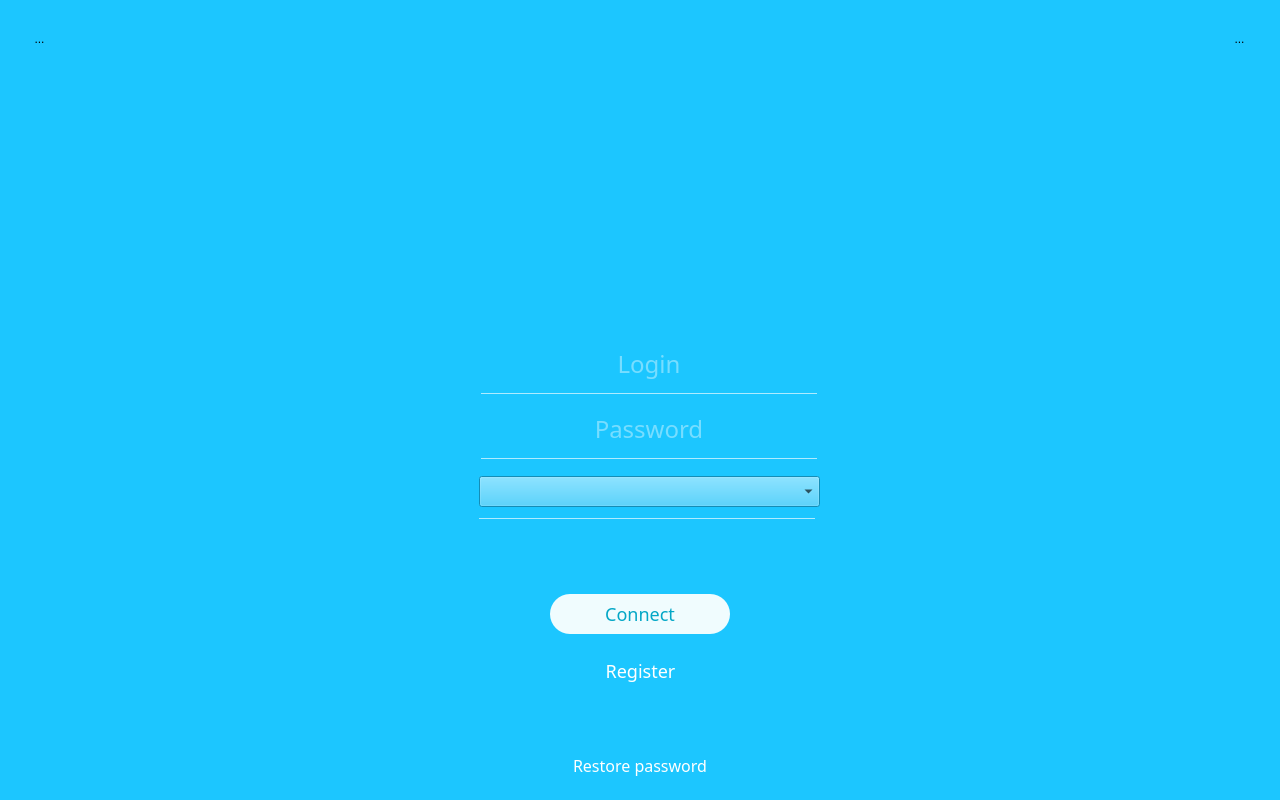
<?xml version="1.0" encoding="UTF-8"?>
<ui version="4.0">
 <class>LoginBig</class>
 <widget class="QWidget" name="LoginBig">
  <property name="geometry">
   <rect>
    <x>0</x>
    <y>0</y>
    <width>1280</width>
    <height>800</height>
   </rect>
  </property>
  <property name="windowTitle">
   <string>Form</string>
  </property>
  <property name="styleSheet">
   <string notr="true">background-color: rgb(28,198,255);</string>
  </property>
  <layout class="QVBoxLayout" name="verticalLayout">
   <property name="spacing">
    <number>0</number>
   </property>
   <property name="leftMargin">
    <number>30</number>
   </property>
   <property name="topMargin">
    <number>30</number>
   </property>
   <property name="rightMargin">
    <number>30</number>
   </property>
   <property name="bottomMargin">
    <number>20</number>
   </property>
   <item>
    <layout class="QHBoxLayout" name="horizontalLayout_28">
     <property name="spacing">
      <number>0</number>
     </property>
     <item>
      <layout class="QVBoxLayout" name="verticalLayout_30">
       <property name="spacing">
        <number>0</number>
       </property>
       <item>
        <widget class="QToolButton" name="btHelp">
         <property name="styleSheet">
          <string notr="true">border-radius:12px;</string>
         </property>
         <property name="text">
          <string>...</string>
         </property>
         <property name="icon">
          <iconset resource="../resources/DiveVPN/main.qrc">
           <normaloff>:/pics/help_icon_noactive@3x.png</normaloff>
           <activeoff>:/pics/help_icon_active@3x.png</activeoff>
           <selectedoff>:/pics/help_icon_active@3x.png</selectedoff>:/pics/help_icon_noactive@3x.png</iconset>
         </property>
         <property name="iconSize">
          <size>
           <width>50</width>
           <height>50</height>
          </size>
         </property>
         <property name="toolButtonStyle">
          <enum>Qt::ToolButtonIconOnly</enum>
         </property>
         <property name="autoRaise">
          <bool>true</bool>
         </property>
        </widget>
       </item>
       <item>
        <spacer name="verticalSpacer_25">
         <property name="orientation">
          <enum>Qt::Vertical</enum>
         </property>
         <property name="sizeType">
          <enum>QSizePolicy::Expanding</enum>
         </property>
         <property name="sizeHint" stdset="0">
          <size>
           <width>20</width>
           <height>160</height>
          </size>
         </property>
        </spacer>
       </item>
      </layout>
     </item>
     <item>
      <spacer name="horizontalSpacer_47">
       <property name="orientation">
        <enum>Qt::Horizontal</enum>
       </property>
       <property name="sizeHint" stdset="0">
        <size>
         <width>40</width>
         <height>20</height>
        </size>
       </property>
      </spacer>
     </item>
     <item>
      <layout class="QVBoxLayout" name="verticalLayout_20">
       <property name="spacing">
        <number>0</number>
       </property>
       <item>
        <spacer name="verticalSpacer_24">
         <property name="orientation">
          <enum>Qt::Vertical</enum>
         </property>
         <property name="sizeType">
          <enum>QSizePolicy::Fixed</enum>
         </property>
         <property name="sizeHint" stdset="0">
          <size>
           <width>20</width>
           <height>14</height>
          </size>
         </property>
        </spacer>
       </item>
       <item>
        <layout class="QVBoxLayout" name="verticalLayout_31">
         <item>
          <widget class="QLabel" name="label_12">
           <property name="sizePolicy">
            <sizepolicy hsizetype="Minimum" vsizetype="Minimum">
             <horstretch>0</horstretch>
             <verstretch>0</verstretch>
            </sizepolicy>
           </property>
           <property name="minimumSize">
            <size>
             <width>200</width>
             <height>200</height>
            </size>
           </property>
           <property name="maximumSize">
            <size>
             <width>200</width>
             <height>200</height>
            </size>
           </property>
           <property name="styleSheet">
            <string notr="true">background: rgb(0, 0, 0,0);</string>
           </property>
           <property name="text">
            <string/>
           </property>
           <property name="pixmap">
            <pixmap resource="../resources/DiveVPN/main.qrc">:/pics/logo_main@3x.png</pixmap>
           </property>
           <property name="scaledContents">
            <bool>true</bool>
           </property>
           <property name="alignment">
            <set>Qt::AlignHCenter|Qt::AlignTop</set>
           </property>
          </widget>
         </item>
        </layout>
       </item>
      </layout>
     </item>
     <item>
      <spacer name="horizontalSpacer_48">
       <property name="orientation">
        <enum>Qt::Horizontal</enum>
       </property>
       <property name="sizeHint" stdset="0">
        <size>
         <width>40</width>
         <height>20</height>
        </size>
       </property>
      </spacer>
     </item>
     <item>
      <layout class="QVBoxLayout" name="verticalLayout_32">
       <item>
        <widget class="QToolButton" name="btSettings">
         <property name="styleSheet">
          <string notr="true">border-radius:12px;</string>
         </property>
         <property name="text">
          <string>...</string>
         </property>
         <property name="icon">
          <iconset resource="../resources/DiveVPN/main.qrc">
           <normaloff>:/pics/settings_icon_noactive@3x.png</normaloff>
           <activeoff>:/pics/settings_icon_active@3x.png</activeoff>
           <selectedoff>:/pics/settings_icon_active@3x.png</selectedoff>:/pics/settings_icon_noactive@3x.png</iconset>
         </property>
         <property name="iconSize">
          <size>
           <width>50</width>
           <height>50</height>
          </size>
         </property>
         <property name="toolButtonStyle">
          <enum>Qt::ToolButtonIconOnly</enum>
         </property>
         <property name="autoRaise">
          <bool>true</bool>
         </property>
        </widget>
       </item>
       <item>
        <spacer name="verticalSpacer_28">
         <property name="orientation">
          <enum>Qt::Vertical</enum>
         </property>
         <property name="sizeType">
          <enum>QSizePolicy::Expanding</enum>
         </property>
         <property name="sizeHint" stdset="0">
          <size>
           <width>20</width>
           <height>160</height>
          </size>
         </property>
        </spacer>
       </item>
      </layout>
     </item>
    </layout>
   </item>
   <item>
    <layout class="QVBoxLayout" name="verticalLayout_3">
     <property name="spacing">
      <number>0</number>
     </property>
     <item>
      <spacer name="verticalSpacer_2">
       <property name="orientation">
        <enum>Qt::Vertical</enum>
       </property>
       <property name="sizeType">
        <enum>QSizePolicy::Fixed</enum>
       </property>
       <property name="sizeHint" stdset="0">
        <size>
         <width>20</width>
         <height>36</height>
        </size>
       </property>
      </spacer>
     </item>
     <item>
      <widget class="QLabel" name="lbMessage">
       <property name="sizePolicy">
        <sizepolicy hsizetype="Expanding" vsizetype="Fixed">
         <horstretch>0</horstretch>
         <verstretch>0</verstretch>
        </sizepolicy>
       </property>
       <property name="minimumSize">
        <size>
         <width>0</width>
         <height>30</height>
        </size>
       </property>
       <property name="maximumSize">
        <size>
         <width>16777215</width>
         <height>30</height>
        </size>
       </property>
       <property name="font">
        <font>
         <pointsize>20</pointsize>
        </font>
       </property>
       <property name="styleSheet">
        <string notr="true">color: #0043FF;
font: Regular;</string>
       </property>
       <property name="text">
        <string/>
       </property>
       <property name="scaledContents">
        <bool>false</bool>
       </property>
       <property name="alignment">
        <set>Qt::AlignCenter</set>
       </property>
       <property name="wordWrap">
        <bool>true</bool>
       </property>
      </widget>
     </item>
     <item>
      <spacer name="verticalSpacer_4">
       <property name="orientation">
        <enum>Qt::Vertical</enum>
       </property>
       <property name="sizeType">
        <enum>QSizePolicy::Fixed</enum>
       </property>
       <property name="sizeHint" stdset="0">
        <size>
         <width>20</width>
         <height>36</height>
        </size>
       </property>
      </spacer>
     </item>
    </layout>
   </item>
   <item>
    <layout class="QHBoxLayout" name="horizontalLayout_14">
     <property name="spacing">
      <number>0</number>
     </property>
     <item>
      <spacer name="horizontalSpacer_44">
       <property name="orientation">
        <enum>Qt::Horizontal</enum>
       </property>
       <property name="sizeType">
        <enum>QSizePolicy::Expanding</enum>
       </property>
       <property name="sizeHint" stdset="0">
        <size>
         <width>370</width>
         <height>20</height>
        </size>
       </property>
      </spacer>
     </item>
     <item>
      <layout class="QVBoxLayout" name="verticalLayout_8">
       <property name="spacing">
        <number>16</number>
       </property>
       <property name="leftMargin">
        <number>0</number>
       </property>
       <item>
        <layout class="QHBoxLayout" name="horizontalLayout_3">
         <property name="spacing">
          <number>10</number>
         </property>
         <item>
          <widget class="QLabel" name="label_11">
           <property name="minimumSize">
            <size>
             <width>44</width>
             <height>44</height>
            </size>
           </property>
           <property name="maximumSize">
            <size>
             <width>44</width>
             <height>44</height>
            </size>
           </property>
           <property name="styleSheet">
            <string notr="true">background:	rgb(0,0,0,0);
</string>
           </property>
           <property name="text">
            <string/>
           </property>
           <property name="pixmap">
            <pixmap resource="../resources/DiveVPN/main.qrc">:/pics/user_icon@3x.png</pixmap>
           </property>
           <property name="scaledContents">
            <bool>true</bool>
           </property>
          </widget>
         </item>
         <item>
          <layout class="QVBoxLayout" name="verticalLayout_5">
           <item>
            <widget class="QLineEdit" name="edUsername">
             <property name="sizePolicy">
              <sizepolicy hsizetype="Expanding" vsizetype="Preferred">
               <horstretch>0</horstretch>
               <verstretch>0</verstretch>
              </sizepolicy>
             </property>
             <property name="minimumSize">
              <size>
               <width>0</width>
               <height>0</height>
              </size>
             </property>
             <property name="maximumSize">
              <size>
               <width>336</width>
               <height>16777215</height>
              </size>
             </property>
             <property name="font">
              <font>
               <family>Regular</family>
               <pointsize>-1</pointsize>
               <weight>50</weight>
               <italic>false</italic>
               <bold>false</bold>
              </font>
             </property>
             <property name="styleSheet">
              <string notr="true">background:	rgb(0,0,0,0);
border: none;
font: 24px Regular;
color: rgba(255,255,255, 0.8);
</string>
             </property>
             <property name="text">
              <string/>
             </property>
             <property name="maxLength">
              <number>336</number>
             </property>
             <property name="alignment">
              <set>Qt::AlignCenter</set>
             </property>
             <property name="placeholderText">
              <string>Login</string>
             </property>
            </widget>
           </item>
           <item>
            <widget class="Line" name="line_8">
             <property name="sizePolicy">
              <sizepolicy hsizetype="Preferred" vsizetype="Fixed">
               <horstretch>0</horstretch>
               <verstretch>0</verstretch>
              </sizepolicy>
             </property>
             <property name="minimumSize">
              <size>
               <width>336</width>
               <height>0</height>
              </size>
             </property>
             <property name="maximumSize">
              <size>
               <width>336</width>
               <height>16777215</height>
              </size>
             </property>
             <property name="styleSheet">
              <string notr="true">color: rgba(255, 255, 255, 0.65);</string>
             </property>
             <property name="frameShadow">
              <enum>QFrame::Plain</enum>
             </property>
             <property name="midLineWidth">
              <number>1</number>
             </property>
             <property name="orientation">
              <enum>Qt::Horizontal</enum>
             </property>
            </widget>
           </item>
          </layout>
         </item>
        </layout>
       </item>
       <item>
        <layout class="QHBoxLayout" name="horizontalLayout_15">
         <property name="spacing">
          <number>10</number>
         </property>
         <item>
          <widget class="QLabel" name="label_10">
           <property name="minimumSize">
            <size>
             <width>44</width>
             <height>44</height>
            </size>
           </property>
           <property name="maximumSize">
            <size>
             <width>44</width>
             <height>44</height>
            </size>
           </property>
           <property name="styleSheet">
            <string notr="true">background:	rgb(0,0,0,0);
</string>
           </property>
           <property name="text">
            <string/>
           </property>
           <property name="pixmap">
            <pixmap resource="../resources/DiveVPN/main.qrc">:/pics/psw_icon@3x.png</pixmap>
           </property>
           <property name="scaledContents">
            <bool>true</bool>
           </property>
          </widget>
         </item>
         <item>
          <layout class="QVBoxLayout" name="verticalLayout_4">
           <item>
            <widget class="QLineEdit" name="edPassword">
             <property name="minimumSize">
              <size>
               <width>252</width>
               <height>20</height>
              </size>
             </property>
             <property name="maximumSize">
              <size>
               <width>336</width>
               <height>16777215</height>
              </size>
             </property>
             <property name="font">
              <font>
               <family>Regular</family>
               <pointsize>-1</pointsize>
               <weight>50</weight>
               <italic>false</italic>
               <bold>false</bold>
              </font>
             </property>
             <property name="styleSheet">
              <string notr="true">background:	rgb(0,0,0,0);
border: none;
font: 24px Regular;
color: rgba(255,255,255, 0.8);
</string>
             </property>
             <property name="text">
              <string/>
             </property>
             <property name="maxLength">
              <number>336</number>
             </property>
             <property name="echoMode">
              <enum>QLineEdit::Password</enum>
             </property>
             <property name="alignment">
              <set>Qt::AlignCenter</set>
             </property>
             <property name="placeholderText">
              <string>Password</string>
             </property>
            </widget>
           </item>
           <item>
            <widget class="Line" name="line_7">
             <property name="minimumSize">
              <size>
               <width>336</width>
               <height>0</height>
              </size>
             </property>
             <property name="maximumSize">
              <size>
               <width>336</width>
               <height>16777215</height>
              </size>
             </property>
             <property name="styleSheet">
              <string notr="true">color: rgba(255, 255, 255, 0.65);</string>
             </property>
             <property name="frameShadow">
              <enum>QFrame::Plain</enum>
             </property>
             <property name="midLineWidth">
              <number>1</number>
             </property>
             <property name="orientation">
              <enum>Qt::Horizontal</enum>
             </property>
            </widget>
           </item>
          </layout>
         </item>
        </layout>
       </item>
       <item>
        <layout class="QHBoxLayout" name="horizontalLayout_4">
         <property name="spacing">
          <number>10</number>
         </property>
         <item>
          <widget class="QLabel" name="label_17">
           <property name="minimumSize">
            <size>
             <width>44</width>
             <height>44</height>
            </size>
           </property>
           <property name="maximumSize">
            <size>
             <width>44</width>
             <height>44</height>
            </size>
           </property>
           <property name="styleSheet">
            <string notr="true">background:	rgb(0,0,0,0);
</string>
           </property>
           <property name="text">
            <string/>
           </property>
           <property name="pixmap">
            <pixmap resource="../resources/DiveVPN/main.qrc">:/pics/server_icon@3x.png</pixmap>
           </property>
           <property name="scaledContents">
            <bool>true</bool>
           </property>
          </widget>
         </item>
         <item>
          <layout class="QVBoxLayout" name="verticalLayout_10">
           <item>
            <widget class="QComboBox" name="cbUpstream">
             <property name="sizePolicy">
              <sizepolicy hsizetype="Expanding" vsizetype="Minimum">
               <horstretch>0</horstretch>
               <verstretch>0</verstretch>
              </sizepolicy>
             </property>
             <property name="minimumSize">
              <size>
               <width>0</width>
               <height>20</height>
              </size>
             </property>
             <property name="maximumSize">
              <size>
               <width>16777215</width>
               <height>16777215</height>
              </size>
             </property>
             <property name="styleSheet">
              <string notr="true">QComboBox{ border: none;
 font-weight:bold;
 color: #03A7C6;
 background-color:  rgba(255, 255, 255, 0);   /* цвет фона*/
 padding-left: 20px;                          /* отступ от левого края*/
 font: 18px Regular;
}

#cbLoginLocation{
    color: rgba(255, 255, 255, 0.8);
}

QComboBox QListView{
    background-color: rgb(221, 248, 255);
    color: rgb(0, 0, 0) ;
}

QComboBox QListView::separator{
    width:  265px;
    color: rgba(3,167,198,0.2);
}

QComboBox::item{
    color: rgb(75, 210, 255);
}

/*Проверить что не так, ибо размеры флагов почему-то не выстовляются*/
QComboBox::item::QIcon{
    width: 25px;
    height: 15px;
}

QComboBox::item::selected{
    color: rgb(255, 255, 255);
    background-color: rgb(20, 180, 221);
}

QComboBox::drop-down{
    subcontrol-origin: padding;
    subcontrol-position: bottom right;
/*    background-color:   rgb(221, 248, 255);*/
    selection-background-color: #14B4DD;
    selection-color: #fff;
    color: rgb(0, 0, 0) ;
    background-color: rgba(221, 248, 255,0) ;
    border-width: 0px;
}

QComboBox:on { /* shift the text when the popup opens */
    padding-top: 3px;
    padding-left: 4px;
}

QComboBox::down-arrow {
    padding-right: 10px;
    height: 30px;
    width: 30px;
    image: url(:/pics/arrow_down_mainscreen\@3x.png);
    background-color:  rgb(38, 180, 207, 0);
}


QComboBox QAbstractItemView {
        color:rgb(0,0,0);
}</string>
             </property>
             <property name="editable">
              <bool>false</bool>
             </property>
             <property name="currentText">
              <string/>
             </property>
             <property name="currentIndex">
              <number>-1</number>
             </property>
             <property name="iconSize">
              <size>
               <width>16</width>
               <height>16</height>
              </size>
             </property>
            </widget>
           </item>
           <item>
            <widget class="Line" name="line_15">
             <property name="minimumSize">
              <size>
               <width>252</width>
               <height>0</height>
              </size>
             </property>
             <property name="maximumSize">
              <size>
               <width>336</width>
               <height>16777215</height>
              </size>
             </property>
             <property name="styleSheet">
              <string notr="true">color: rgba(255, 255, 255, 0.65);</string>
             </property>
             <property name="frameShadow">
              <enum>QFrame::Plain</enum>
             </property>
             <property name="midLineWidth">
              <number>1</number>
             </property>
             <property name="orientation">
              <enum>Qt::Horizontal</enum>
             </property>
            </widget>
           </item>
          </layout>
         </item>
        </layout>
       </item>
      </layout>
     </item>
     <item>
      <spacer name="horizontalSpacer">
       <property name="orientation">
        <enum>Qt::Horizontal</enum>
       </property>
       <property name="sizeType">
        <enum>QSizePolicy::Fixed</enum>
       </property>
       <property name="sizeHint" stdset="0">
        <size>
         <width>14</width>
         <height>30</height>
        </size>
       </property>
      </spacer>
     </item>
     <item>
      <spacer name="horizontalSpacer_46">
       <property name="orientation">
        <enum>Qt::Horizontal</enum>
       </property>
       <property name="sizeType">
        <enum>QSizePolicy::Expanding</enum>
       </property>
       <property name="sizeHint" stdset="0">
        <size>
         <width>416</width>
         <height>20</height>
        </size>
       </property>
      </spacer>
     </item>
    </layout>
   </item>
   <item>
    <spacer name="verticalSpacer">
     <property name="orientation">
      <enum>Qt::Vertical</enum>
     </property>
     <property name="sizeType">
      <enum>QSizePolicy::Fixed</enum>
     </property>
     <property name="sizeHint" stdset="0">
      <size>
       <width>20</width>
       <height>74</height>
      </size>
     </property>
    </spacer>
   </item>
   <item>
    <layout class="QHBoxLayout" name="horizontalLayout_22">
     <item>
      <spacer name="horizontalSpacer_37">
       <property name="orientation">
        <enum>Qt::Horizontal</enum>
       </property>
       <property name="sizeType">
        <enum>QSizePolicy::Expanding</enum>
       </property>
       <property name="sizeHint" stdset="0">
        <size>
         <width>40</width>
         <height>20</height>
        </size>
       </property>
      </spacer>
     </item>
     <item>
      <widget class="QPushButton" name="btLogin">
       <property name="enabled">
        <bool>true</bool>
       </property>
       <property name="minimumSize">
        <size>
         <width>180</width>
         <height>40</height>
        </size>
       </property>
       <property name="maximumSize">
        <size>
         <width>180</width>
         <height>40</height>
        </size>
       </property>
       <property name="font">
        <font>
         <family>Regular</family>
         <pointsize>-1</pointsize>
         <weight>50</weight>
         <italic>false</italic>
         <bold>false</bold>
        </font>
       </property>
       <property name="styleSheet">
        <string notr="true">QPushButton {
    border-radius: 20px;
	font: 18px Regular;
    border-width: 1px;
    background-color: rgb(240, 252, 254);
    color: #03A7C6;
}

QPushButton:hover{
    background-color: #14B4DD;
	color: #fff;
	border: 1px solid #fff;
} 

</string>
       </property>
       <property name="text">
        <string>Connect</string>
       </property>
       <property name="flat">
        <bool>true</bool>
       </property>
      </widget>
     </item>
     <item>
      <spacer name="horizontalSpacer_38">
       <property name="orientation">
        <enum>Qt::Horizontal</enum>
       </property>
       <property name="sizeHint" stdset="0">
        <size>
         <width>40</width>
         <height>20</height>
        </size>
       </property>
      </spacer>
     </item>
    </layout>
   </item>
   <item>
    <layout class="QHBoxLayout" name="horizontalLayout_71">
     <item>
      <spacer name="horizontalSpacer_39">
       <property name="orientation">
        <enum>Qt::Horizontal</enum>
       </property>
       <property name="sizeHint" stdset="0">
        <size>
         <width>13</width>
         <height>20</height>
        </size>
       </property>
      </spacer>
     </item>
     <item>
      <layout class="QVBoxLayout" name="verticalLayout_2">
       <property name="spacing">
        <number>2</number>
       </property>
       <item>
        <spacer name="verticalSpacer_3">
         <property name="orientation">
          <enum>Qt::Vertical</enum>
         </property>
         <property name="sizeType">
          <enum>QSizePolicy::Fixed</enum>
         </property>
         <property name="sizeHint" stdset="0">
          <size>
           <width>333</width>
           <height>20</height>
          </size>
         </property>
        </spacer>
       </item>
       <item>
        <layout class="QHBoxLayout" name="horizontalLayout">
         <item>
          <spacer name="horizontalSpacer_5">
           <property name="orientation">
            <enum>Qt::Horizontal</enum>
           </property>
           <property name="sizeHint" stdset="0">
            <size>
             <width>40</width>
             <height>20</height>
            </size>
           </property>
          </spacer>
         </item>
         <item>
          <widget class="QToolButton" name="btRegister">
           <property name="cursor">
            <cursorShape>ArrowCursor</cursorShape>
           </property>
           <property name="autoFillBackground">
            <bool>false</bool>
           </property>
           <property name="styleSheet">
            <string notr="true">QToolButton {
	font: 18px Regular; 
	color: #fff;
	background: rgba(0,0,0,0);
}

QToolButton:hover{
	color: #1892ac;
} </string>
           </property>
           <property name="text">
            <string>Register</string>
           </property>
           <property name="toolButtonStyle">
            <enum>Qt::ToolButtonTextOnly</enum>
           </property>
           <property name="autoRaise">
            <bool>true</bool>
           </property>
          </widget>
         </item>
         <item>
          <spacer name="horizontalSpacer_6">
           <property name="orientation">
            <enum>Qt::Horizontal</enum>
           </property>
           <property name="sizeHint" stdset="0">
            <size>
             <width>40</width>
             <height>20</height>
            </size>
           </property>
          </spacer>
         </item>
        </layout>
       </item>
       <item>
        <spacer name="verticalSpacer_6">
         <property name="orientation">
          <enum>Qt::Vertical</enum>
         </property>
         <property name="sizeHint" stdset="0">
          <size>
           <width>20</width>
           <height>40</height>
          </size>
         </property>
        </spacer>
       </item>
       <item>
        <layout class="QHBoxLayout" name="horizontalLayout_6">
         <item>
          <spacer name="horizontalSpacer_55">
           <property name="orientation">
            <enum>Qt::Horizontal</enum>
           </property>
           <property name="sizeType">
            <enum>QSizePolicy::Expanding</enum>
           </property>
           <property name="sizeHint" stdset="0">
            <size>
             <width>40</width>
             <height>20</height>
            </size>
           </property>
          </spacer>
         </item>
         <item>
          <widget class="QToolButton" name="btRestore">
           <property name="styleSheet">
            <string notr="true">QToolButton {
	font: 16px Regular; 
	color: #fff;
}

QToolButton:hover{
	color: #1892ac;
} </string>
           </property>
           <property name="text">
            <string>Restore password</string>
           </property>
           <property name="autoRaise">
            <bool>true</bool>
           </property>
          </widget>
         </item>
         <item>
          <spacer name="horizontalSpacer_49">
           <property name="orientation">
            <enum>Qt::Horizontal</enum>
           </property>
           <property name="sizeType">
            <enum>QSizePolicy::Expanding</enum>
           </property>
           <property name="sizeHint" stdset="0">
            <size>
             <width>40</width>
             <height>28</height>
            </size>
           </property>
          </spacer>
         </item>
        </layout>
       </item>
      </layout>
     </item>
     <item>
      <spacer name="horizontalSpacer_40">
       <property name="orientation">
        <enum>Qt::Horizontal</enum>
       </property>
       <property name="sizeType">
        <enum>QSizePolicy::Expanding</enum>
       </property>
       <property name="sizeHint" stdset="0">
        <size>
         <width>40</width>
         <height>20</height>
        </size>
       </property>
      </spacer>
     </item>
    </layout>
   </item>
  </layout>
 </widget>
 <resources>
  <include location="../resources/DiveVPN/main.qrc"/>
 </resources>
 <connections/>
</ui>
